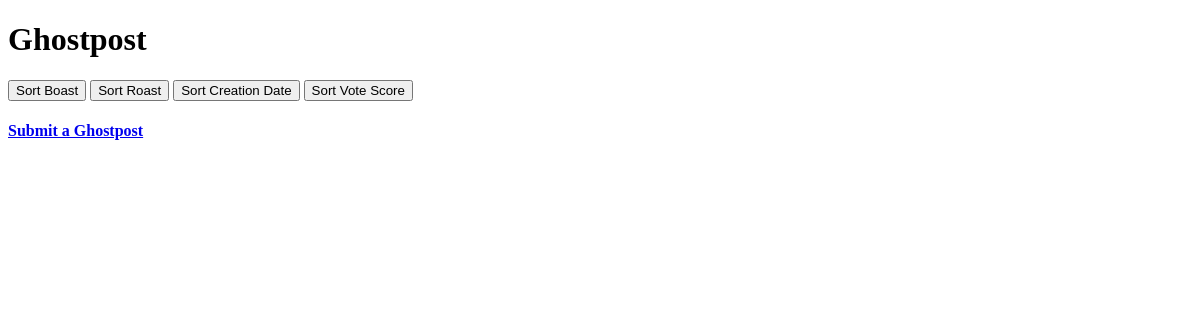
Before: / with the older database file.
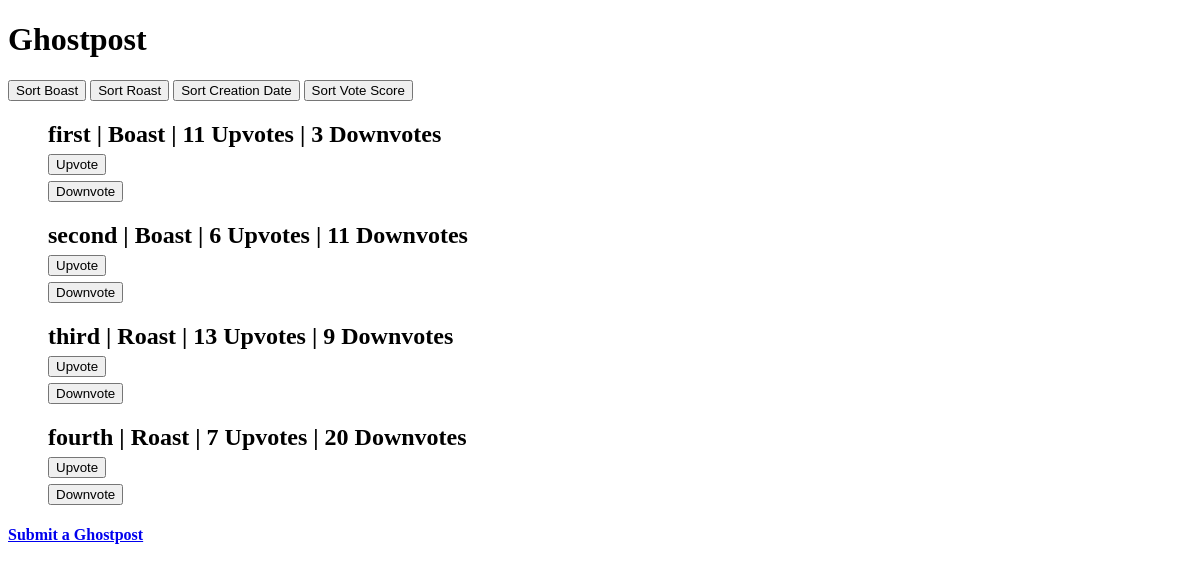
After: the same page with the newer database file.
### ghostpostApp/models.py (models this page shows)
class ghostpost(models.Model):
    ghostpost_choice = models.BooleanField(
        choices=[(True, 'Boast'), (False, 'Roast')])
    ghostpost_content = models.CharField(
        max_length=280, verbose_name='Content')
    upvotes = models.IntegerField(default=0)
    downvotes = models.IntegerField(default=0)
    creation_date = models.DateTimeField(default=timezone.now)
    def __str__(self):
        return self.ghostpost_content

### ghostpostApp/views.py (the view, shortened to what this page needs)
# urls.py: path('', views.index_view, name="homepage"),
def index_view(request):
    return render(request, "index.html", {"ghostpost": ghostpost.objects.all()})

### templates/index.html (shortened to what this page needs)
<!DOCTYPE html>
<html lang="en">
<head>
</head>
<body>
    <h1>Ghostpost</h1>
    <form action="" method="post">
        <button name="Boast" type="submit">Sort Boast</button>
        <button name="Roast" type="submit">Sort Roast</button>
        <button name="Date" type="submit">Sort Creation Date</button>
        <button name="Score" type="submit">Sort Vote Score</button>
    </form>
    {% for post in ghostpost %}
    <ul style="list-style: none">
    <li>
        <h2>
            {{ post }} |
            {% if post.ghostpost_choice %}
            Boast
            {% else %}
            Roast
            {% endif %}
            | {{ post.upvotes }} Upvotes | {{ post.downvotes }} Downvotes
            <form action="upvote/{{post.id}}/" method="post">
            <button name="Upvote" type="submit">Upvote</button>
            </form>
            <form action="downvote/{{post.id}}/" method="post">
            <button name="Downvote" type="submit">Downvote</button>
            </form>
        </h2>
    </li>
    </ul>
    {% endfor %}
    <h4><a href="addghostpost/">Submit a Ghostpost</a></h4>
</body>
</html>

Changed rows visible on the page:
added ghostpost: ghostpost_content "first", ghostpost_choice "Boast", upvotes "11", downvotes "3"
added ghostpost: ghostpost_content "second", ghostpost_choice "Boast", upvotes "6", downvotes "11"
added ghostpost: ghostpost_content "third", ghostpost_choice "Roast", upvotes "13", downvotes "9"
added ghostpost: ghostpost_content "fourth", ghostpost_choice "Roast", upvotes "7", downvotes "20"
